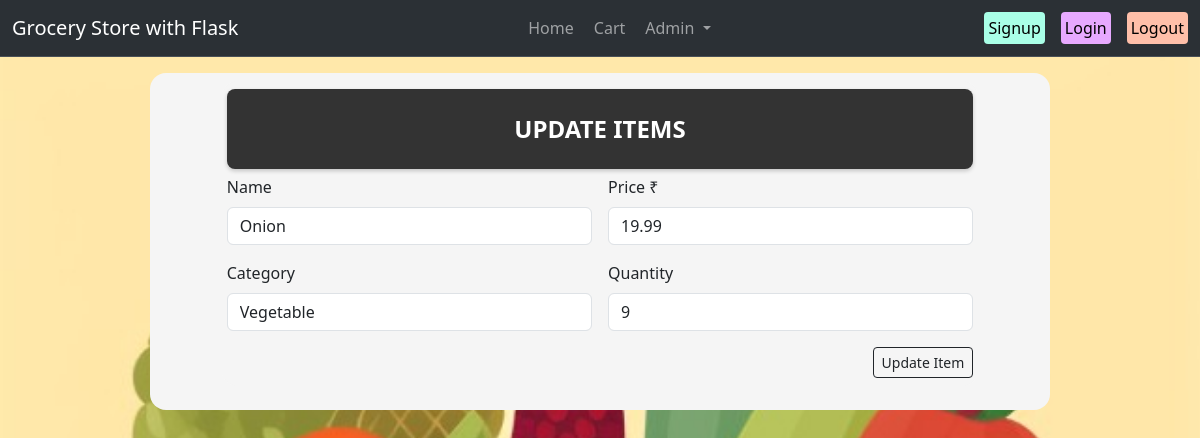
Screenshot of /admin/dashboard/update/5 (signed in) with the database file from the repository.
### models.py (models this page shows)
class GroceryItem(db.Model):
    id= db.Column(db.Integer, primary_key=True)
    name= db.Column(db.String, nullable=False)
    price= db.Column(db.Float, nullable=False)
    category= db.Column(db.String, nullable=False)
    quantity = db.Column(db.Integer, nullable=False, default=0)

### app.py (the view, shortened to what this page needs)
@app.route("/admin/dashboard/update/<int:id>", methods=['GET', 'POST'])
@login_required
def admin_update(id):
    item= GroceryItem.query.filter_by(id=id).first()
    return render_template("admin_update.html" ,item=item )

### app.py (called while the page is built)
@login_manager.user_loader
def load_user(user_id):
    user = User.query.get(int(user_id))
    return user

### templates/admin_update.html (shortened to what this page needs)
{% extends 'base.html' %}  {% block body %}
<div class="container mb-3" style="max-width: 85%">
  <div
    style="
      display: flex;
      justify-content: center;
      align-items: center;
      height: 80px;
      background-color: #333;
      border-radius: 8px;
      box-shadow: 0 2px 4px rgba(0, 0, 0, 0.2);
      margin-bottom: 6px;
    "
  >
    <div style="font-size: 24px; font-weight: bold; color: #fff">
      UPDATE ITEMS
    </div>
  </div>
  <form action="/admin/dashboard/update/{{item.id}}" method="POST">
    <div class="cont d-flex">
      <div class="mb-3 flex-fill me-2">
        <label for="name" class="form-label">Name</label>
        <input
          type="name"
          class="form-control"
          id="item"
          aria-describedby="emailHelp"
          name="name"
          value="{{item.name}}"
        />
      </div>
      <div class="mb-3 flex-fill ms-2">
        <label for="price" class="form-label">Price ₹</label>
        <input
          type="text"
          class="form-control"
          id="price"
          name="price"
          value="{{item.price}}"
        />
      </div>
    </div>
    <div class="cont d-flex">
      <div class="mb-3 flex-fill me-2">
        <label for="category" class="form-label">Category</label>
        <input
          type="text"
          class="form-control"
          id="category"
          name="category"
          value="{{item.category}}"
        />
      </div>
      <div class="mb-3 flex-fill ms-2">
        <label for="quantity" class="form-label">Quantity</label>
        <input
          type="text"
          class="form-control"
          id="quantity"
          name="quantity"
          value="{{item.quantity}}"
        />
      </div>
    </div>
    <div class="buttondiv d-flex justify-content-end">
      <button type="submit" class="btn btn-outline-dark btn-sm mr-1">
        Update Item
      </button>
    </div>
  </form>
</div>
{% endblock body %}

### static/style.css (style rules this page uses)
.bg-cover { background-image: url("/static/artbreeder-image.png"); background-repeat: no-repeat; background-attachment: fixed; background-size: cover; }
.container { padding: 8px 5px; background-color: whitesmoke; border-radius: 16px; }

### rows the page displays
GroceryItem: name "Onion", price "19.99", category "Vegetable", quantity "9"
